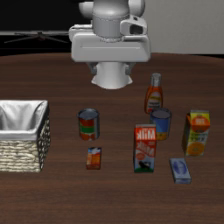
#> input picture vlac/1/frame_0000.png, 224 x 224 px, found by its file name; its folder holds 4 pictures in this run
$ python 2.py
#> lines starting #> are read from the running program, lines starting #| are printed output that depends on the picture
"""
生成视频：左边为 frame，右边为 Critic/Value/Done 折线图，从时间 0 开始逐步推进，
每两帧之间停顿。布局如图所示。

用法：
  1. 在下方 VALUE_VALUES、CRITIC_VALUES、DONE_VALUES 中填写每帧对应的值
  2. 或使用 CSV：frame_idx,value,critic,done
  3. 运行：python 2.py
"""

import os

import cv2
import matplotlib
import numpy as np

matplotlib.use("Agg")
import matplotlib.pyplot as plt

# ============ 路径配置 ============
BASE_DIR = "/scratch1/home/zhicao/openpi"
FOLDER_1 = os.path.join(BASE_DIR, "1")
FOLDER_2 = os.path.join(BASE_DIR, "2")
OUTPUT_1 = os.path.join(BASE_DIR, "output_1_with_plots.mp4")
OUTPUT_2 = os.path.join(BASE_DIR, "output_2_with_plots.mp4")
FPS = 15
RIGHT_PANEL_WIDTH = 420
PAUSE_FRAMES = 8  # 每两帧之间重复的停顿帧数

# ============ 用户填写：每帧的 value、critic、done 值 ============
USE_CSV = False
CSV_PATH_1 = os.path.join(BASE_DIR, "value_critic_done_1.csv")
CSV_PATH_2 = os.path.join(BASE_DIR, "value_critic_done_2.csv")

# Folder 1: 按 frame_0000, 0001, ... 顺序填写
# Critic 可由 Value 自动计算：Critic[t] = Value[t] - Value[t-1]
VALUE_VALUES_1 = [0, 0, 10.5, 24.3, 25, 24.5, 27, 35, 45, 48.5]
CRITIC_VALUES_1 = None  # 设为 None 则自动从 Value 计算，否则手动填写
DONE_VALUES_1 = [0, 0, 0, 0, 0, 0, 0, 0, 0, 1]

# Folder 2: 11 frames
VALUE_VALUES_2 = [0, 0, 15.5, 20, 24.3, 25, 24.5, 27, 40, 47, 48.5]
CRITIC_VALUES_2 = None  # 自动从 Value 计算
DONE_VALUES_2 = [0, 0, 0, 0, 0, 0, 0, 0, 0, 1, 1]  # 最后两帧为 1


def compute_critic_from_value(values):
    """Critic[t] = Value[t] - Value[t-1]，首帧 Critic[0]=0"""
    if not values:
        return []
    critics = [0.0]
    for i in range(1, len(values)):
        critics.append(float(values[i]) - float(values[i - 1]))
    return critics


def load_from_csv(csv_path):
    import csv

    values, critics, dones = [], [], []
    with open(csv_path) as f:
        reader = csv.DictReader(f)
        for row in reader:
            values.append(float(row.get("value", 0)))
            critics.append(float(row.get("critic", 0)))
            dones.append(float(row.get("done", 0)))
    return values, critics, dones


def get_frames_sorted(folder):
    files = sorted(
        [f for f in os.listdir(folder) if f.endswith((".png", ".jpg", ".jpeg"))],
        key=lambda x: int("".join(c for c in x if c.isdigit()) or "0"),
    )
    return [os.path.join(folder, f) for f in files]


def draw_charts_panel(h, w_panel, value_hist, critic_hist, done_hist, current_step):
    """绘制右侧面板：当前数值 + 三个折线图（从 step 0 到 current_step）"""
    steps = list(range(current_step + 1))
    v_hist = value_hist[: current_step + 1]
    c_hist = critic_hist[: current_step + 1]
    d_hist = done_hist[: current_step + 1]

    fig, axes = plt.subplots(3, 1, figsize=(w_panel / 80, h / 80), sharex=True)
    fig.subplots_adjust(left=0.15, right=0.95, top=0.92, bottom=0.1, hspace=0.35)
    fig.patch.set_facecolor("#f5f5f5")

    # Value 图（绿）：固定 y 轴 0–55
    ax = axes[0]
    ax.set_ylabel("Value", color="green")
    ax.tick_params(axis="y", labelcolor="green")
    ax.set_ylim(0, 55)
    ax.grid(True, alpha=0.3)
    if steps:
        ax.plot(steps, v_hist, "g-o", linewidth=2, markersize=6)
        ax.plot(steps[-1], v_hist[-1], "go", markersize=12, markeredgewidth=2, markeredgecolor="darkgreen")

    # Critic 图（红）：固定 y 轴 0–55
    ax = axes[1]
    ax.set_ylabel("Critic", color="red")
    ax.tick_params(axis="y", labelcolor="red")
    ax.set_ylim(0, 55)
    ax.grid(True, alpha=0.3)
    if steps:
        ax.plot(steps, c_hist, "r-o", linewidth=2, markersize=6)
        ax.plot(steps[-1], c_hist[-1], "ro", markersize=12, markeredgewidth=2, markeredgecolor="darkred")

    # Done 图（蓝）
    ax = axes[2]
    ax.set_ylabel("Done")
    ax.set_ylim(-0.1, 1.1)
    ax.set_xlabel("Step")
    ax.grid(True, alpha=0.3)
    if steps:
        ax.plot(steps, d_hist, "b-o", linewidth=2, markersize=6)
        ax.plot(steps[-1], d_hist[-1], "bo", markersize=12, markeredgewidth=2, markeredgecolor="darkblue")

    v_cur = v_hist[-1] if v_hist else 0.0
    c_cur = c_hist[-1] if c_hist else 0.0
    d_cur = d_hist[-1] if d_hist else 0.0
    fig.suptitle(f"Critic: {c_cur:.4f}  |  Value: {v_cur:.4f}  |  Done: {d_cur:.4f}", fontsize=10)
    fig.canvas.draw()
    buf = np.asarray(fig.canvas.buffer_rgba())
    buf = cv2.cvtColor(buf, cv2.COLOR_RGBA2BGR)
    plt.close(fig)
    buf = cv2.resize(buf, (w_panel, h))
    return buf


def make_video(folder, value_values, critic_values, done_values, output_path):
    frame_paths = get_frames_sorted(folder)
    n_frames = len(frame_paths)
    n_vals = len(value_values)
    n = min(n_frames, n_vals)
    if n_frames != n_vals:
        print(f"注意: {folder} 有 {n_frames} 帧，但只有 {n_vals} 个 value，将只使用前 {n} 帧")
    frame_paths = frame_paths[:n]
    value_values = list(value_values)[:n]
    critic_values = list(critic_values)[:n]
    done_values = [float(d) for d in list(done_values)[:n]]

    if n == 0:
        print(f"没有找到帧: {folder}")
        return

    first = cv2.imread(frame_paths[0])
    h, w = first.shape[:2]
    fourcc = cv2.VideoWriter_fourcc(*"mp4v")
    out = cv2.VideoWriter(output_path, fourcc, FPS, (w + RIGHT_PANEL_WIDTH, h))

    for i, fp in enumerate(frame_paths):
        img = cv2.imread(fp)
        if img is None:
            continue
        panel = draw_charts_panel(
            h, RIGHT_PANEL_WIDTH, value_values[: i + 1], critic_values[: i + 1], done_values[: i + 1], i
        )
        composite = np.hstack([img, panel])
        out.write(composite)
        for _ in range(PAUSE_FRAMES):
            out.write(composite)

    out.release()
    print(f"已保存: {output_path} (Value: {value_values})")


if __name__ == "__main__":
    if USE_CSV:
        if os.path.isfile(CSV_PATH_1):
            VALUE_VALUES_1, CRITIC_VALUES_1, DONE_VALUES_1 = load_from_csv(CSV_PATH_1)
        if os.path.isfile(CSV_PATH_2):
            VALUE_VALUES_2, CRITIC_VALUES_2, DONE_VALUES_2 = load_from_csv(CSV_PATH_2)

    # 直接使用填写的值，不填充 0；帧数多于 value 时只取前 len(value) 帧
    v1 = list(VALUE_VALUES_1)
    c1 = compute_critic_from_value(v1) if CRITIC_VALUES_1 is None else list(CRITIC_VALUES_1)
    d1 = [float(x) for x in DONE_VALUES_1]
    v2 = list(VALUE_VALUES_2)
    c2 = compute_critic_from_value(v2) if CRITIC_VALUES_2 is None else list(CRITIC_VALUES_2)
    d2 = [float(x) for x in DONE_VALUES_2]

    make_video(FOLDER_1, v1, c1, d1, OUTPUT_1)
#> in make_video, first is the input picture: shape (224, 224, 3); mean B, G, R 58.6, 66.1, 79.9
#> in draw_charts_panel, `buf = cv2.cvtColor(buf, cv2.COLOR_RGBA2BGR)`:
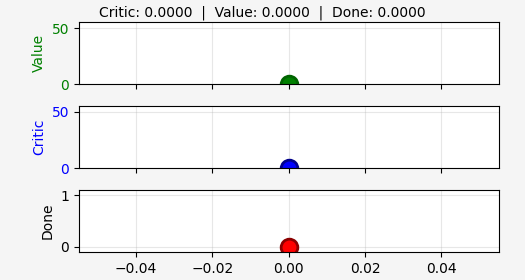
#> buf: shape (280, 525, 3); mean R, G, B 240.5, 240.5, 240.7
#> in draw_charts_panel, `buf = cv2.resize(buf, (w_panel, h))`:
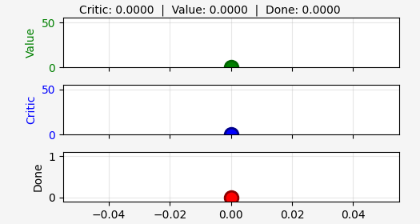
#> buf: shape (224, 420, 3); mean R, G, B 240.5, 240.5, 240.7
#> in make_video, `composite = np.hstack([img, panel])`:
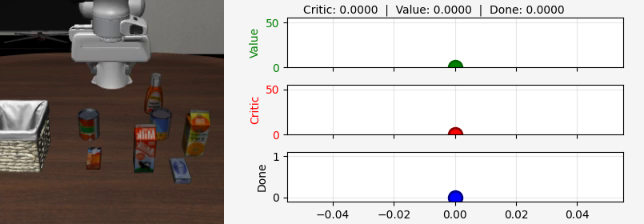
#> composite: shape (224, 644, 3); mean B, G, R 177.2, 179.8, 184.8
#> pass 2 of the loop in make_video, `for i, fp in enumerate(frame_paths):`:
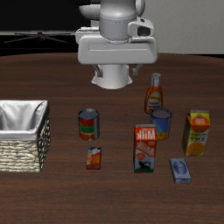
#> input picture vlac/1/frame_0001.png, 224 x 224 px, found by its file name
#> in make_video, img is the input picture: shape (224, 224, 3); mean B, G, R 58, 65.5, 79.3
#> in draw_charts_panel (call 2), `buf = cv2.resize(buf, (w_panel, h))`:
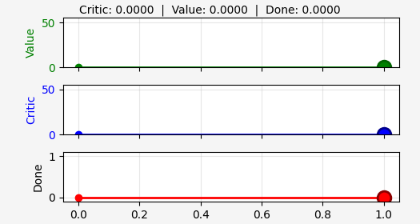
#> buf: shape (224, 420, 3); mean R, G, B 239.6, 238, 238.5
#> in make_video, `composite = np.hstack([img, panel])`:
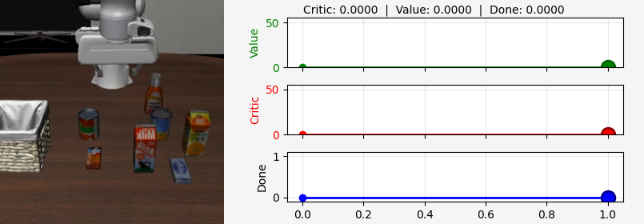
#> composite: shape (224, 644, 3); mean B, G, R 176.4, 178, 183.2
#> pass 3 of the loop in make_video, `for i, fp in enumerate(frame_paths):`:
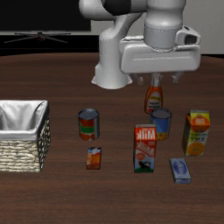
#> input picture vlac/1/frame_0002.png, 224 x 224 px, found by its file name
#> in make_video, img is the input picture: shape (224, 224, 3); mean B, G, R 58, 65.2, 78.7
#> in draw_charts_panel (call 3), `buf = cv2.resize(buf, (w_panel, h))`:
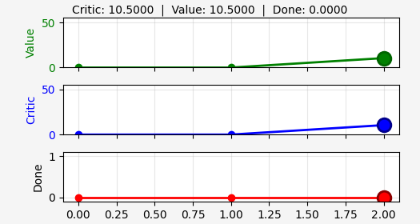
#> buf: shape (224, 420, 3); mean R, G, B 236.9, 235.7, 236.7
#> in make_video, `composite = np.hstack([img, panel])`:
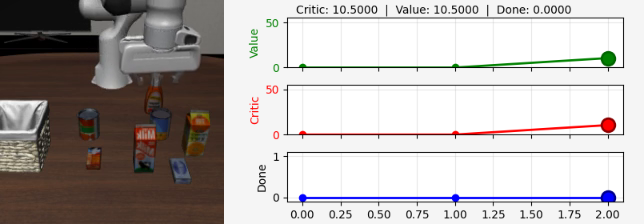
#> composite: shape (224, 644, 3); mean B, G, R 174.7, 176.4, 181.7
#> the loop made 4 passes; the first 3 are shown
    make_video(FOLDER_2, v2, c2, d2, OUTPUT_2)
#> (the run stopped early here; a loop or call above may not have finished)
